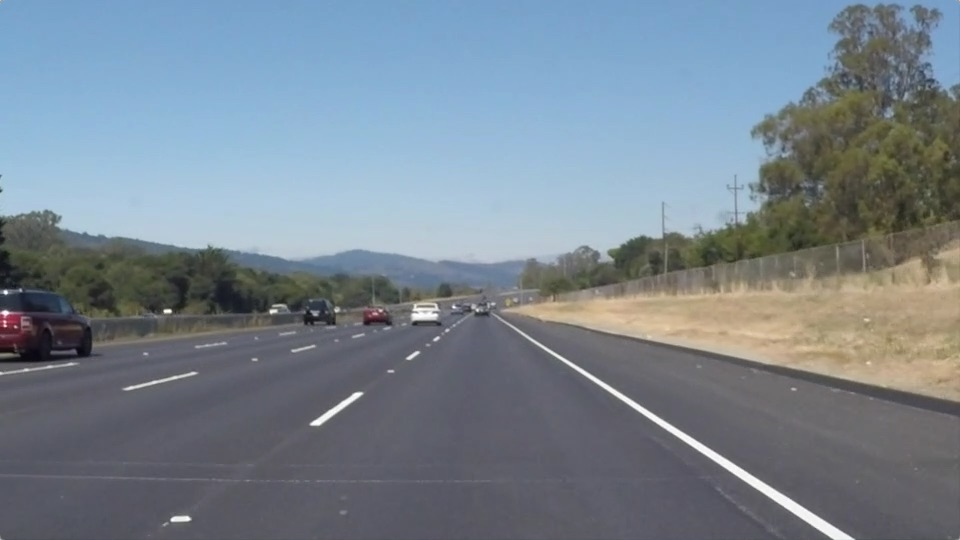
#> input picture test_images/solidWhiteRight.jpg, 960 x 540 px
$ jupyter execute --allow-errors P1.ipynb   (shell and % lines are left out)
#> lines starting #> are read from the running program, lines starting #| are printed output that depends on the picture; after the words box and inside, x2 and y2 are one past the last pixel; in counts of white or black regions, pixels touching at a corner belong together
# Self-Driving Car Engineer Nanodegree

## Project: **Finding Lane Lines on the Road**
***
In this project, you will use the tools you learned about in the lesson to identify lane lines on the road.  You can develop your pipeline on a series of individual images, and later apply the result to a video stream (really just a series of images). Check out the video clip "raw-lines-example.mp4" (also contained in this repository) to see what the output should look like after using the helper functions below.

Once you have a result that looks roughly like "raw-lines-example.mp4", you'll need to get creative and try to average and/or extrapolate the line segments you've detected to map out the full extent of the lane lines.  You can see an example of the result you're going for in the video "P1_example.mp4".  Ultimately, you would like to draw just one line for the left side of the lane, and one for the right.

In addition to implementing code, there is a brief writeup to complete. The writeup should be completed in a separate file, which can be either a markdown file or a pdf document. There is a [write up template](https://github.com/udacity/CarND-LaneLines-P1/blob/master/writeup_template.md) that can be used to guide the writing process. Completing both the code in the Ipython notebook and the writeup template will cover all of the [rubric points](https://review.udacity.com/#!/rubrics/322/view) for this project.

---
Let's have a look at our first image called 'test_images/solidWhiteRight.jpg'.  Run the 2 cells below (hit Shift-Enter or the "play" button above) to display the image.

**Note: If, at any point, you encounter frozen display windows or other confounding issues, you can always start again with a clean slate by going to the "Kernel" menu above and selecting "Restart & Clear Output".**

---

**The tools you have are color selection, region of interest selection, grayscaling, Gaussian smoothing, Canny Edge Detection and Hough Tranform line detection.  You  are also free to explore and try other techniques that were not presented in the lesson.  Your goal is piece together a pipeline to detect the line segments in the image, then average/extrapolate them and draw them onto the image for display (as below).  Once you have a working pipeline, try it out on the video stream below.**

---

<figure>

 <figcaption>
 <p></p>
 <p style="text-align: center;"> Your output should look something like this (above) after detecting line segments using the helper functions below </p>
 </figcaption>
</figure>
 <p></p>
<figure>

 <figcaption>
 <p></p>
 <p style="text-align: center;"> Your goal is to connect/average/extrapolate line segments to get output like this</p>
 </figcaption>
</figure>

**Run the cell below to import some packages.  If you get an `import error` for a package you've already installed, try changing your kernel (select the Kernel menu above --> Change Kernel).  Still have problems?  Try relaunching Jupyter Notebook from the terminal prompt.  Also, see [this forum post](https://carnd-forums.udacity.com/cq/viewquestion.action?spaceKey=CAR&id=29496372&questionTitle=finding-lanes---import-cv2-fails-even-though-python-in-the-terminal-window-has-no-problem-with-import-cv2) for more troubleshooting tips.**

## Import Packages

[cell 1]
#importing some useful packages
import matplotlib.pyplot as plt
import matplotlib.image as mpimg
import numpy as np
import cv2

## Read in an Image

[cell 2]
#reading in an image
image = mpimg.imread('test_images/solidWhiteRight.jpg')
#> image is the input picture: shape (540, 960, 3); mean R, G, B 120.3, 132.6, 143.7

#printing out some stats and plotting
print('This image is:', type(image), 'with dimesions:', image.shape)
#| This image is: <class 'numpy.ndarray'> with dimesions: (540, 960, 3)
plt.imshow(image)  # if you wanted to show a single color channel image called 'gray', for example, call as plt.imshow(gray, cmap='gray')

## Ideas for Lane Detection Pipeline

**Some OpenCV functions (beyond those introduced in the lesson) that might be useful for this project are:**

`cv2.inRange()` for color selection
`cv2.fillPoly()` for regions selection
`cv2.line()` to draw lines on an image given endpoints
`cv2.addWeighted()` to coadd / overlay two images
`cv2.cvtColor()` to grayscale or change color
`cv2.imwrite()` to output images to file
`cv2.bitwise_and()` to apply a mask to an image

**Check out the OpenCV documentation to learn about these and discover even more awesome functionality!**

## Helper Functions

Below are some helper functions to help get you started. They should look familiar from the lesson!

[cell 3]
import math
from math import isnan

def grayscale(img):
    """Applies the Grayscale transform
    This will return an image with only one color channel
    but NOTE: to see the returned image as grayscale
    (assuming your grayscaled image is called 'gray')
    you should call plt.imshow(gray, cmap='gray')"""
    return cv2.cvtColor(img, cv2.COLOR_RGB2GRAY)
    # Or use BGR2GRAY if you read an image with cv2.imread()
    #return cv2.cvtColor(img, cv2.COLOR_BGR2GRAY)

def canny(img, low_threshold, high_threshold):
    """Applies the Canny transform"""
    return cv2.Canny(img, low_threshold, high_threshold)

def gaussian_blur(img, kernel_size):
    """Applies a Gaussian Noise kernel"""
    return cv2.GaussianBlur(img, (kernel_size, kernel_size), 0)

def region_of_interest(img, vertices):
    """
    Applies an image mask.

    Only keeps the region of the image defined by the polygon
    formed from `vertices`. The rest of the image is set to black.
    """
    #defining a blank mask to start with
    mask = np.zeros_like(img)

    #defining a 3 channel or 1 channel color to fill the mask with depending on the input image
    if len(img.shape) > 2:
        channel_count = img.shape[2]  # i.e. 3 or 4 depending on your image
        ignore_mask_color = (255,) * channel_count
    else:
        ignore_mask_color = 255

    #filling pixels inside the polygon defined by "vertices" with the fill color
    cv2.fillPoly(mask, vertices, ignore_mask_color)

    #returning the image only where mask pixels are nonzero
    masked_image = cv2.bitwise_and(img, mask)
    return masked_image

def draw_lines(img, lines, color=[255, 0, 0], thickness=8):
    """
    NOTE: this is the function you might want to use as a starting point once you want to
    average/extrapolate the line segments you detect to map out the full
    extent of the lane (going from the result shown in raw-lines-example.mp4
    to that shown in P1_example.mp4).

    Think about things like separating line segments by their
    slope ((y2-y1)/(x2-x1)) to decide which segments are part of the left
    line vs. the right line.  Then, you can average the position of each of
    the lines and extrapolate to the top and bottom of the lane.

    This function draws `lines` with `color` and `thickness`.
    Lines are drawn on the image inplace (mutates the image).
    If you want to make the lines semi-transparent, think about combining
    this function with the weighted_img() function below
    """

    ls = []
    rs = []
    l_x_coordinates = []
    l_y_coordinates = []
    r_x_coordinates = []
    r_y_coordinates = []
    for line in lines:
        for x1,y1,x2,y2 in line:
            if (x2-x1) == 0:
                continue
            slope = ((y2-y1)/(x2-x1))
            #center = [(x1 + x2) / 2, (y1 + y2) / 2]
            if -0.8 < slope < -0.6:
                ls.append(slope)
                l_x_coordinates.append([x1, x2])
                l_y_coordinates.append([y1, y2])
            elif 0.8 > slope > 0.4:
                rs.append(slope)
                r_x_coordinates.append([x1, x2])
                r_y_coordinates.append([y1, y2])

    l_slope = np.sum(ls) / len(ls)
    r_slope = np.sum(rs) / len(rs)

    l_x_average = np.mean(np.array(l_x_coordinates).ravel())
    l_y_average = np.mean(np.array(l_y_coordinates).ravel())
    l_center = [l_x_average, l_y_average]
    r_x_average = np.mean(np.array(r_x_coordinates).ravel())
    r_y_average = np.mean(np.array(r_y_coordinates).ravel())
    r_center = [r_x_average, r_y_average]

    y_min = 320
    y_max = img.shape[0]


    x_left_max = l_center[0] - (l_center[1] - y_max) / l_slope
    x_left_min = l_center[0] - (l_center[1] - y_min) / l_slope

    x_right_max = r_center[0] - (r_center[1] - y_max) / r_slope
    x_right_min = r_center[0] - (r_center[1] - y_min) / r_slope


    if isnan(x_left_max) or isnan(x_right_max) or isnan(x_left_min) or isnan(x_right_min) or isnan(y_max):
        return
    cv2.line(img, (int(x_left_max), int(y_max)), (int(x_left_min), int(y_min)), color, thickness)
    cv2.line(img, (int(x_right_max), int(y_max)), (int(x_right_min), int(y_min)), color, thickness)


def hough_lines(img, rho, theta, threshold, min_line_len, max_line_gap):
    """
    `img` should be the output of a Canny transform.

    Returns an image with hough lines drawn.
    """
    lines = cv2.HoughLinesP(img, rho, theta, threshold, np.array([]), minLineLength=min_line_len, maxLineGap=max_line_gap)
    line_img = np.zeros((img.shape[0], img.shape[1], 3), dtype=np.uint8)
    draw_lines(line_img, lines)
    return line_img

# Python 3 has support for cool math symbols.

def weighted_img(img, initial_img, α=0.8, β=1., λ=0.):
    """
    `img` is the output of the hough_lines(), An image with lines drawn on it.
    Should be a blank image (all black) with lines drawn on it.

    `initial_img` should be the image before any processing.

    The result image is computed as follows:

    initial_img * α + img * β + λ
    NOTE: initial_img and img must be the same shape!
    """
    return cv2.addWeighted(initial_img, α, img, β, λ)

## Test Images

Build your pipeline to work on the images in the directory "test_images"
**You should make sure your pipeline works well on these images before you try the videos.**

[cell 4]
import os
os.listdir("test_images/")

## Build a Lane Finding Pipeline

Build the pipeline and run your solution on all test_images. Make copies into the test_images directory, and you can use the images in your writeup report.

Try tuning the various parameters, especially the low and high Canny thresholds as well as the Hough lines parameters.

[cell 5]
# TODO: Build your pipeline that will draw lane lines on the test_images
# then save them to the test_images directory.
import numpy
for file in os.listdir('test_images/'):
    print(file)
    if file[0 : 6] != 'output':
        image = mpimg.imread('test_images/' + file)
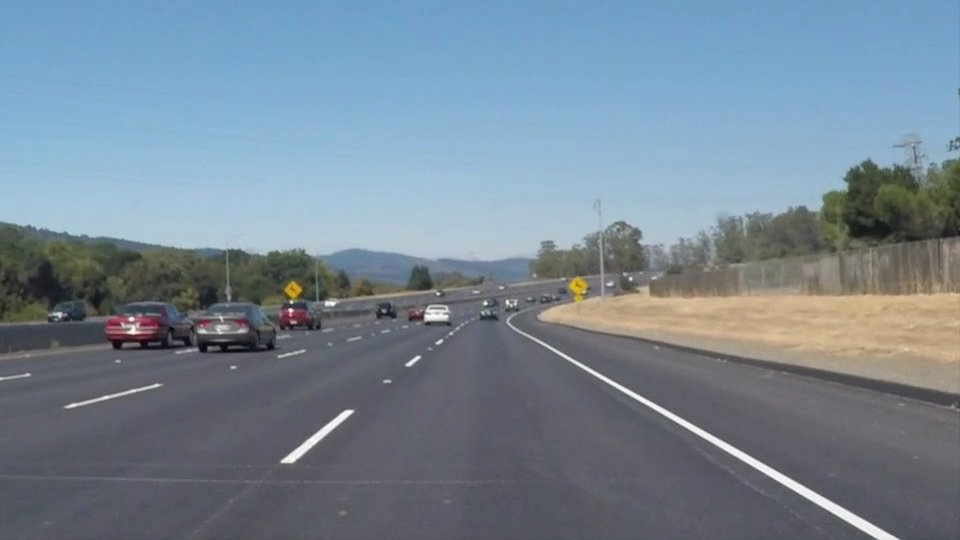
#> input picture test_images/solidWhiteCurve.jpg, 960 x 540 px
#> image is the input picture: shape (540, 960, 3); mean R, G, B 118.5, 134.5, 148.1
        #image = open('test_images/' + file)

        grayscale_image = grayscale(image)
#> in grayscale, `return cv2.cvtColor(img, cv2.COLOR_RGB2GRAY)`:
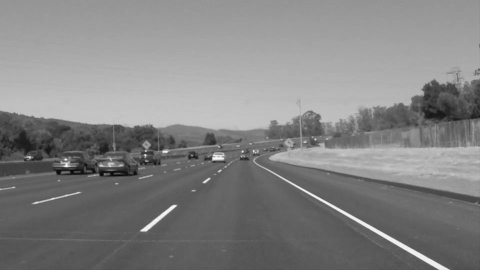
#> returned value: shape (540, 960) (shown at 1/2 size); min 5, max 255, mean 131.2

        #color_select_image = np.copy(grayscale_image)

        #color_select_image = color_select(color_select_image, 200, 200, 200)

        blur_image = gaussian_blur(grayscale_image, 5)
        canny_image = canny(blur_image, 50, 150)
#> in canny, `return cv2.Canny(img, low_threshold, high_threshold)`:
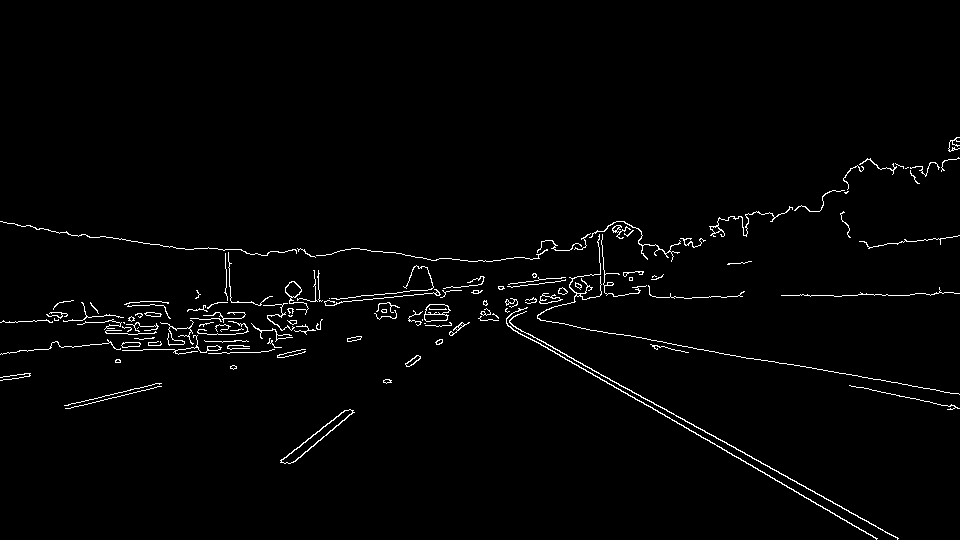
#> returned value: shape (540, 960); 1.7% white in thin lines or dots, all inside (x1, y1, x2, y2) = (0, 137, 960, 540)

        imshape = canny_image.shape

        vertices = numpy.array([[(.51*imshape[1], imshape[0]*.58), (.49*imshape[1], imshape[0]*.58), (0, imshape[0]), (imshape[1], imshape[0])]], dtype=numpy.int32)

        region_image = region_of_interest(canny_image, vertices)
#> in region_of_interest, `cv2.fillPoly(mask, vertices, ignore_mask_color)`:
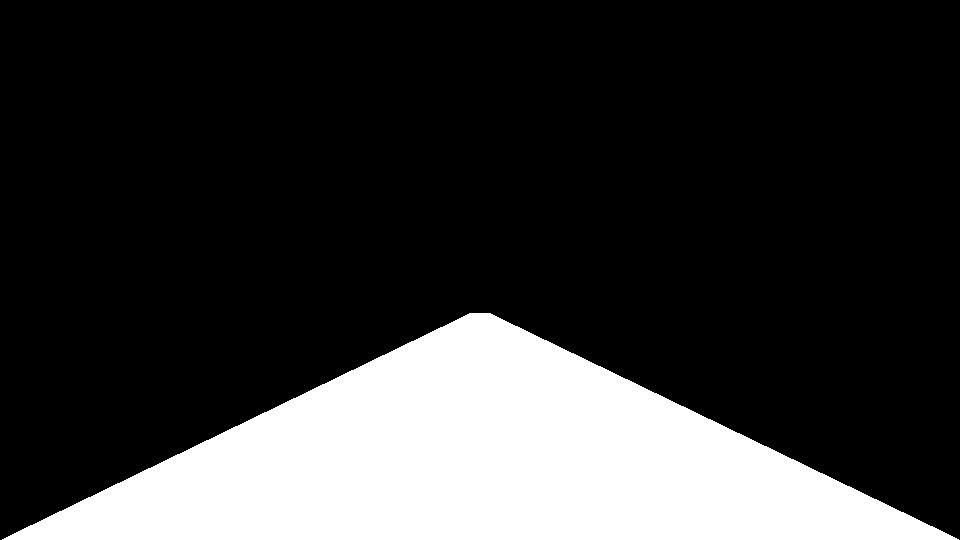
#> mask: shape (540, 960); 21.4% white; 1 white region, box (x1, y1, x2, y2) and area: (2, 313, 959, 540) 111131
#> in region_of_interest, `masked_image = cv2.bitwise_and(img, mask)`:
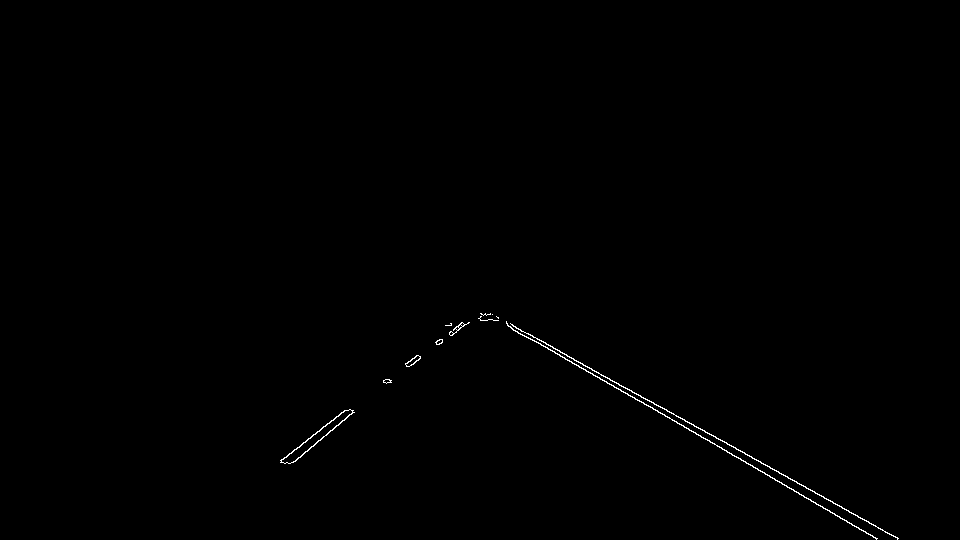
#> masked_image: shape (540, 960); 0.32% white in thin lines or dots, all inside (x1, y1, x2, y2) = (280, 313, 899, 540)

        rho = 1 # distance resolution in pixels of the Hough grid
        theta = np.pi/180 # angular resolution in radians of the Hough grid
        threshold = 1     # minimum number of votes (intersections in Hough grid cell)
        min_line_length = 10 #minimum number of pixels making up a line
        max_line_gap = 3    # maximum gap in pixels between connectable line segments
        #line_image = np.copy(image)*0 # creating a blank to draw lines on

        hough_image = hough_lines(region_image, rho, theta, threshold, min_line_length, max_line_gap)
#> in hough_lines, `lines = cv2.HoughLinesP(img, rho, theta, threshold, np.array([]), minL..`: lines = 27 rows, first 6: [791, 488, 842, 519], [527, 333, 898, 538], [451, 335, 468, 322], [689, 430, 731, 453], [280, 460, 303, 442], [753, 467, 777, 480]
#> the loop in draw_lines, `for line in lines:` made 27 passes
#> after the loop in draw_lines, `for line in lines:`: l_x_coordinates = [[451, 468], [280, 303], [408, 420], [449, 460]]; l_y_coordinates = [[335, 322], [460, 442], [366, 358], [332, 324]]; ls = [-0.765, -0.783, -0.667, -0.727]; r_x_coordinates = [[791, 842], [527, 898], [689, 731], [753, 777], [555, 657], [593, 686], [528, 552], [508, 528], [722, 757], [861, 874], [555, 594], [536, 552], [857, 875], [616, 626], [743, 756], [787, 816]]; r_y_coordinates = [[488, 519], [333, 538], [430, 453], [467, 480], [353, 410], [375, 427], [337, 351], [326, 338], [449, 468], [530, 537], [349, 371], [341, 350], [527, 537], [383, 388], [461, 468], [486, 504]]; rs = [0.608, 0.553, 0.548, 0.542, 0.559, 0.559, 0.583, 0.6, 0.543, 0.538, 0.564, 0.562, 0.556, 0.5, 0.538, 0.621]
#> in draw_lines, `l_slope = np.sum(ls) / len(ls)`: l_slope = -0.735
#> in draw_lines, `r_slope = np.sum(rs) / len(rs)`: r_slope = 0.561
#> in draw_lines, `l_x_average = np.mean(np.array(l_x_coordinates).ravel())`: l_x_average = 404.9
#> in draw_lines, `l_y_average = np.mean(np.array(l_y_coordinates).ravel())`: l_y_average = 367.4
#> in draw_lines, `l_center = [l_x_average, l_y_average]`: l_center = [404.9, 367.4]
#> in draw_lines, `r_x_average = np.mean(np.array(r_x_coordinates).ravel())`: r_x_average = 691.9
#> in draw_lines, `r_y_average = np.mean(np.array(r_y_coordinates).ravel())`: r_y_average = 430.4
#> in draw_lines, `r_center = [r_x_average, r_y_average]`: r_center = [691.9, 430.4]
#> in draw_lines, `x_left_max = l_center[0] - (l_center[1] - y_max) / l_slope`: x_left_max = 170.1
#> in draw_lines, `x_left_min = l_center[0] - (l_center[1] - y_min) / l_slope`: x_left_min = 469.3
#> in draw_lines, `x_right_max = r_center[0] - (r_center[1] - y_max) / r_slope`: x_right_max = 887.3
#> in draw_lines, `x_right_min = r_center[0] - (r_center[1] - y_min) / r_slope`: x_right_min = 495
#> in draw_lines, `cv2.line(img, (int(x_right_max), int(y_max)), (int(x_right_min), int(y..`:
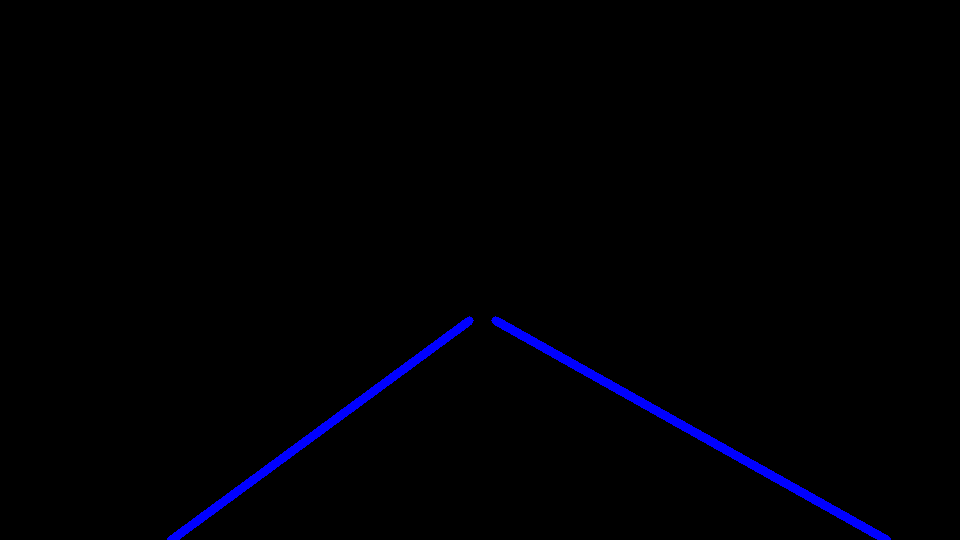
#> img: shape (540, 960, 3); mean of channels 0, 1, 2 3.6, 0, 0; drawn as B, G, R

        weighted_image = weighted_img(hough_image, image)
#> in weighted_img, `return cv2.addWeighted(initial_img, α, img, β, λ)`:
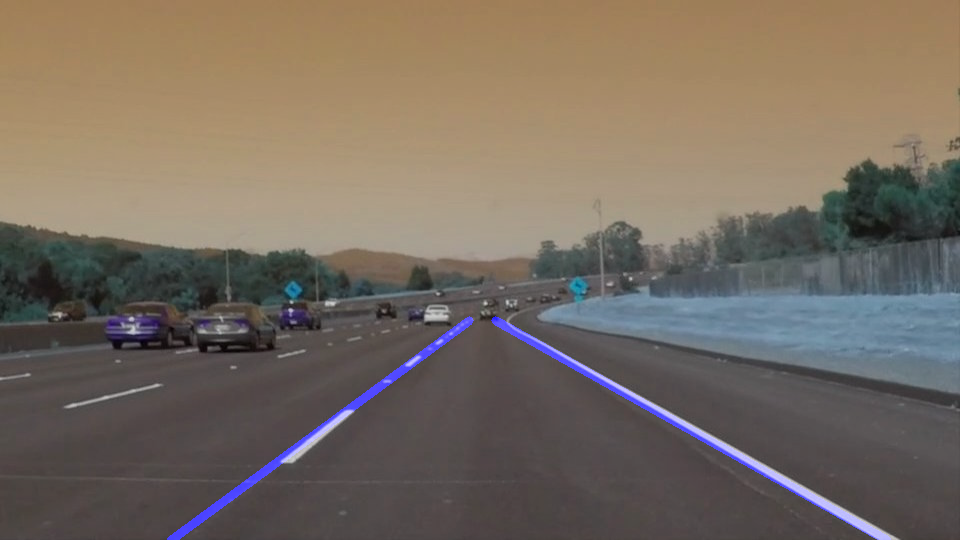
#> returned value: shape (540, 960, 3); mean of channels 0, 1, 2 96.8, 107.6, 118.5; drawn as B, G, R

        cv2.imwrite('test_images/output_' + file, weighted_image)

        #plt.imshow(grayscale_image, cmap='gray')

        #break
